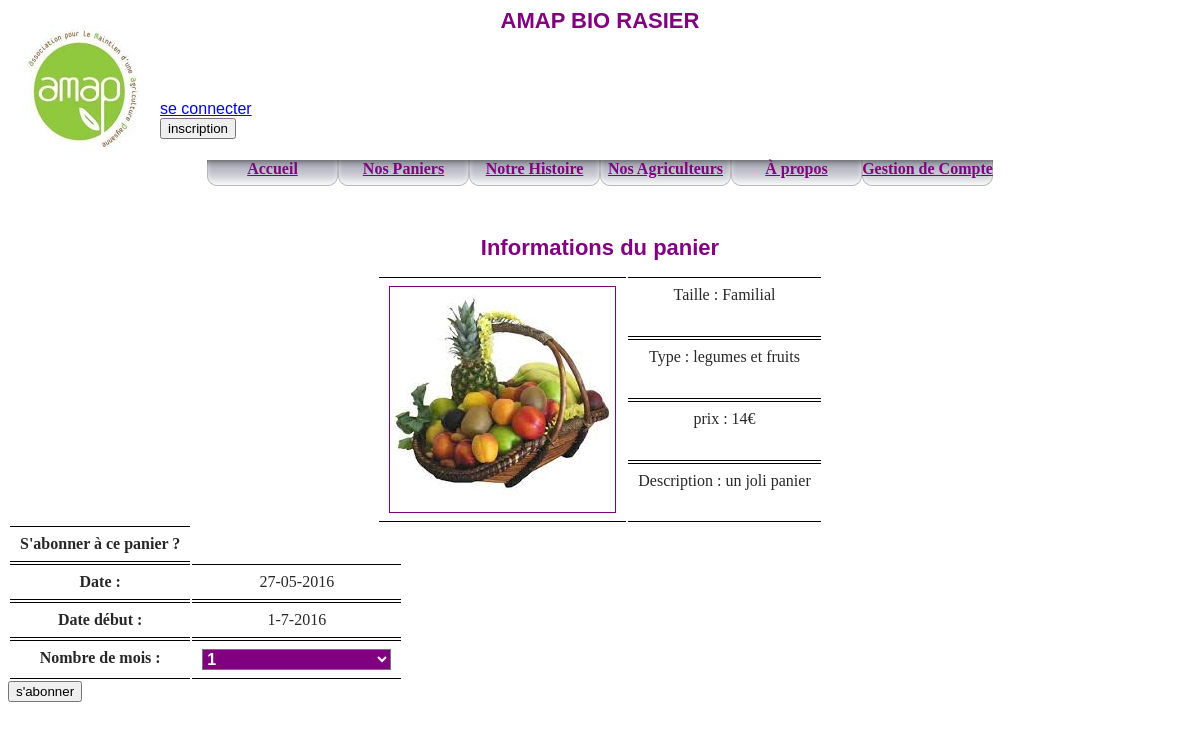
The page /index.php?section=detailpanier&idpanier=2 on the database its author committed.
### tables this page shows
CREATE TABLE IF NOT EXISTS `panier` (
  `idPanier` int(11) NOT NULL AUTO_INCREMENT,
  `descriptionPanier` varchar(150) NOT NULL,
  `idType` int(11) NOT NULL,
  `idTaille` int(11) NOT NULL,
  `prix` float NOT NULL,
  `image` varchar(100) NOT NULL,
  PRIMARY KEY (`idPanier`)
);

CREATE TABLE IF NOT EXISTS `taille_panier` (
  `idTaille` int(11) NOT NULL AUTO_INCREMENT,
  `libelleTaille` varchar(50) NOT NULL,
  PRIMARY KEY (`idTaille`)
);

CREATE TABLE IF NOT EXISTS `type_panier` (
  `idType` int(11) NOT NULL,
  `libelleType` varchar(30) NOT NULL
);

### controleur/panier.php (called while the page is built, shortened)
<?php
	include_once('modele/mod_panier.php');
	$panier = get_info_panier($_GET['idpanier']);
	$wtaille=$panier['libelleTaille'];
	$wtype=$panier['libelleType'];
	$wdescription=$panier['descriptionPanier'];
	$wimage=$panier['image'];
	$wprix=$panier['prix'];
	$jourdebut=intval(date("d"));
	$moisdebut=intval(date("m"));
	$andebut=intval(date("Y"));
	if($jourdebut >= 15)
	{
		$jourdebut=1;
		$moisdebut=$moisdebut+2;
	}else{
		$jourdebut=1;
		$moisdebut=$moisdebut+1;
	}
	$datedebut = $jourdebut."-".$moisdebut."-".$andebut;
	include_once('vue/vue_panier.php');

### modele/mod_panier.php (called while the page is built)
<?php
function get_info_panier($idpanier)
{
    global $bdd;
    $req = $bdd->prepare("SELECT * FROM panier , type_panier , taille_panier WHERE panier.idType = type_panier.idType AND panier.idTaille = taille_panier.idTaille AND idpanier = ".$idpanier." ORDER BY panier.idType");
	$req->execute();
    $panier = $req->fetch();
    return $panier;
}

### vue/vue_panier.php (the view, shortened to what this page needs)
<?php
	include "vue/vue_entete.php";
?>
<div id= 'Corps'>
	  <H1>Informations du panier</H1>
<center>
	<table id=detailpanier>
		<tr>
			<td rowspan='4'><IMG  src="vue/images/<?php echo($wimage); ?>"></td>
			<td>Taille : <?php echo($wtaille); ?></BR></td>
		</tr><tr>
			<td> Type : <?php echo($wtype); ?></BR></td>
		</tr><tr>
			<td> prix : <?php echo($wprix);?>&euro; </BR></td>
		</tr><tr>
			<td> Description : <?php echo($wdescription);?></td>
		</tr>
	</table>
</center>
<form action="index.php?" method="get" name="aboPanier">
	<table>
		<tr>
			<td><strong>S'abonner à ce panier ?</strong></td>
		</tr><tr>
			<td><label for="date"><strong>Date :</strong></label></td>
			<td><?php echo($today=date("d-m-Y")); ?></td>
		</tr><tr>
			<td><label for="debut"><strong>Date début :</strong></label></td>
			<td><?php echo ($datedebut); ?></td>
		</tr><tr>
			<td><label for="mois"><strong>Nombre de mois :</strong></label></td>
			<td><SELECT name="mois" size="1">
				<OPTION>1</OPTION>
				<OPTION>12</OPTION></td>
		</tr>
	</table>
<input type="submit" name="chocopause" value="s'abonner">
</form>
</div>
</body>
</html>

### vue/feuilleAMAP.css (style rules this page uses)
BODY, TD { color : black; font-family : arial; font-size: medium; text-align: left; background-image: url(./images/application/degrad�duswagg.PNG); background-position: center center; background-repeat: no-repeat; background-attachment: fixed; background-size: cover; -moz-background-size: 100% 100%; -o-background-size: 100% 100%; -webkit-background-size: 100% 100%; background-size: 100% 100%; margin-bottom:-20px; }
H1 { font-family : Arial; font-size: 22; color : purple; text-align: center; }
td { font-family: serif; text-align : center; color : #282828; padding-left : 10px; padding-right : 10px; padding-bottom : 8px; padding-top : 8px; vertical-align : top; border-top : thin solid black; border-bottom : thin solid black; }
td img { border: thin solid purple; }
select { color: white; background-color : Purple; width : 5cm; font-weight : bold; font-size : medium; }
input { color: Black; }
#Corps { padding-top:30px; height: 900px; }

### rows shown on the page
panier: image (picture), idTaille.libelleTaille "Familial", type_panier.libelleType "legumes et fruits", prix "14", descriptionPanier "un joli panier"

### other values the page prints
$datedebut "1-7-2016"
